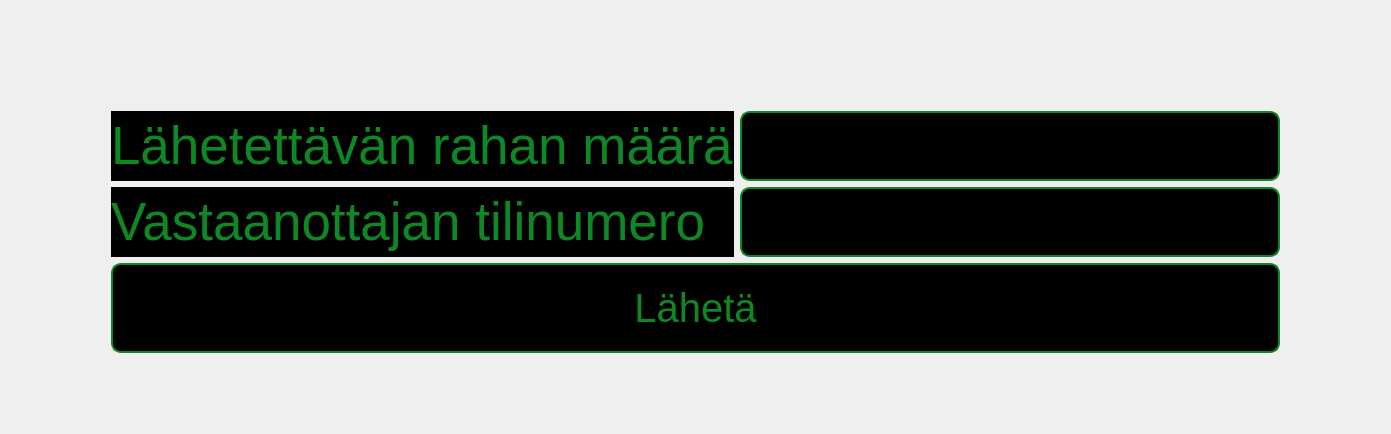
<?xml version="1.0" encoding="UTF-8"?>
<ui version="4.0">
 <class>moneysend</class>
 <widget class="QDialog" name="moneysend">
  <property name="geometry">
   <rect>
    <x>0</x>
    <y>0</y>

    <width>1391</width>
    <height>434</height>

   </rect>
  </property>
  <property name="windowTitle">
   <string>Dialog</string>
  </property>
  <property name="styleSheet">
   <string notr="true">#moneysend {border-image: url(:/graphics/graphics/graphics/lahetys.png)0 0 0 0 stretch stretch;}
#BTN_send,#lineAmount,#lineReceiver{
background-color: rgb(0, 0, 0);
color: rgb(14, 136, 37);
border-style:solid;
border-width: 2px;
border-color: rgb(14, 136, 37);
border-radius: 10px;
padding: 2px 2px;
}
#label_2,#label_3{
background-color: rgb(0, 0, 0);
color: rgb(14, 136, 37);
}
#BTN_send:pressed{

border-width: 5px;
padding: 6px 6px;
}</string>
  </property>
  <layout class="QGridLayout" name="gridLayout">
   <item row="4" column="3">
    <spacer name="horizontalSpacer_2">
     <property name="orientation">
      <enum>Qt::Horizontal</enum>
     </property>
     <property name="sizeType">
      <enum>QSizePolicy::Fixed</enum>
     </property>
     <property name="sizeHint" stdset="0">
      <size>
       <width>100</width>
       <height>20</height>
      </size>
     </property>
    </spacer>
   </item>
   <item row="4" column="0">
    <spacer name="horizontalSpacer">
     <property name="orientation">
      <enum>Qt::Horizontal</enum>
     </property>
     <property name="sizeType">
      <enum>QSizePolicy::Fixed</enum>
     </property>
     <property name="sizeHint" stdset="0">
      <size>
       <width>100</width>
       <height>20</height>
      </size>
     </property>
    </spacer>
   </item>
   <item row="1" column="1">
    <widget class="QLabel" name="label_2">
     <property name="font">
      <font>
       <pointsize>40</pointsize>
      </font>
     </property>
     <property name="text">
      <string>Lähetettävän rahan määrä</string>
     </property>
    </widget>
   </item>
   <item row="6" column="1" colspan="2">
    <widget class="QPushButton" name="BTN_send">
     <property name="sizePolicy">
      <sizepolicy hsizetype="Minimum" vsizetype="Preferred">
       <horstretch>0</horstretch>
       <verstretch>0</verstretch>
      </sizepolicy>
     </property>
     <property name="maximumSize">
      <size>
       <width>16777215</width>
       <height>100</height>
      </size>
     </property>
     <property name="font">
      <font>
       <pointsize>30</pointsize>
      </font>
     </property>
     <property name="cursor">
      <cursorShape>PointingHandCursor</cursorShape>
     </property>
     <property name="text">
      <string>Lähetä</string>
     </property>
    </widget>
   </item>
   <item row="7" column="1">
    <spacer name="verticalSpacer_2">
     <property name="orientation">
      <enum>Qt::Vertical</enum>
     </property>
     <property name="sizeType">
      <enum>QSizePolicy::Fixed</enum>
     </property>
     <property name="sizeHint" stdset="0">
      <size>
       <width>20</width>
       <height>70</height>
      </size>
     </property>
    </spacer>
   </item>
   <item row="4" column="2">
    <widget class="QLineEdit" name="lineReceiver">
     <property name="font">
      <font>
       <pointsize>40</pointsize>
      </font>
     </property>
    </widget>
   </item>
   <item row="0" column="1">
    <spacer name="verticalSpacer">
     <property name="orientation">
      <enum>Qt::Vertical</enum>
     </property>
     <property name="sizeType">
      <enum>QSizePolicy::Fixed</enum>
     </property>
     <property name="sizeHint" stdset="0">
      <size>
       <width>20</width>
       <height>100</height>
      </size>
     </property>
    </spacer>
   </item>
   <item row="1" column="2">
    <widget class="QLineEdit" name="lineAmount">
     <property name="font">
      <font>
       <pointsize>40</pointsize>
      </font>
     </property>
     <property name="frame">
      <bool>true</bool>
     </property>
     <property name="alignment">
      <set>Qt::AlignLeading|Qt::AlignLeft|Qt::AlignVCenter</set>
     </property>
    </widget>
   </item>
   <item row="4" column="1">
    <widget class="QLabel" name="label_3">
     <property name="font">
      <font>
       <pointsize>40</pointsize>
      </font>
     </property>
     <property name="text">
      <string>Vastaanottajan tilinumero</string>
     </property>
    </widget>
   </item>
  </layout>
 </widget>
 <resources/>
 <connections/>
</ui>
